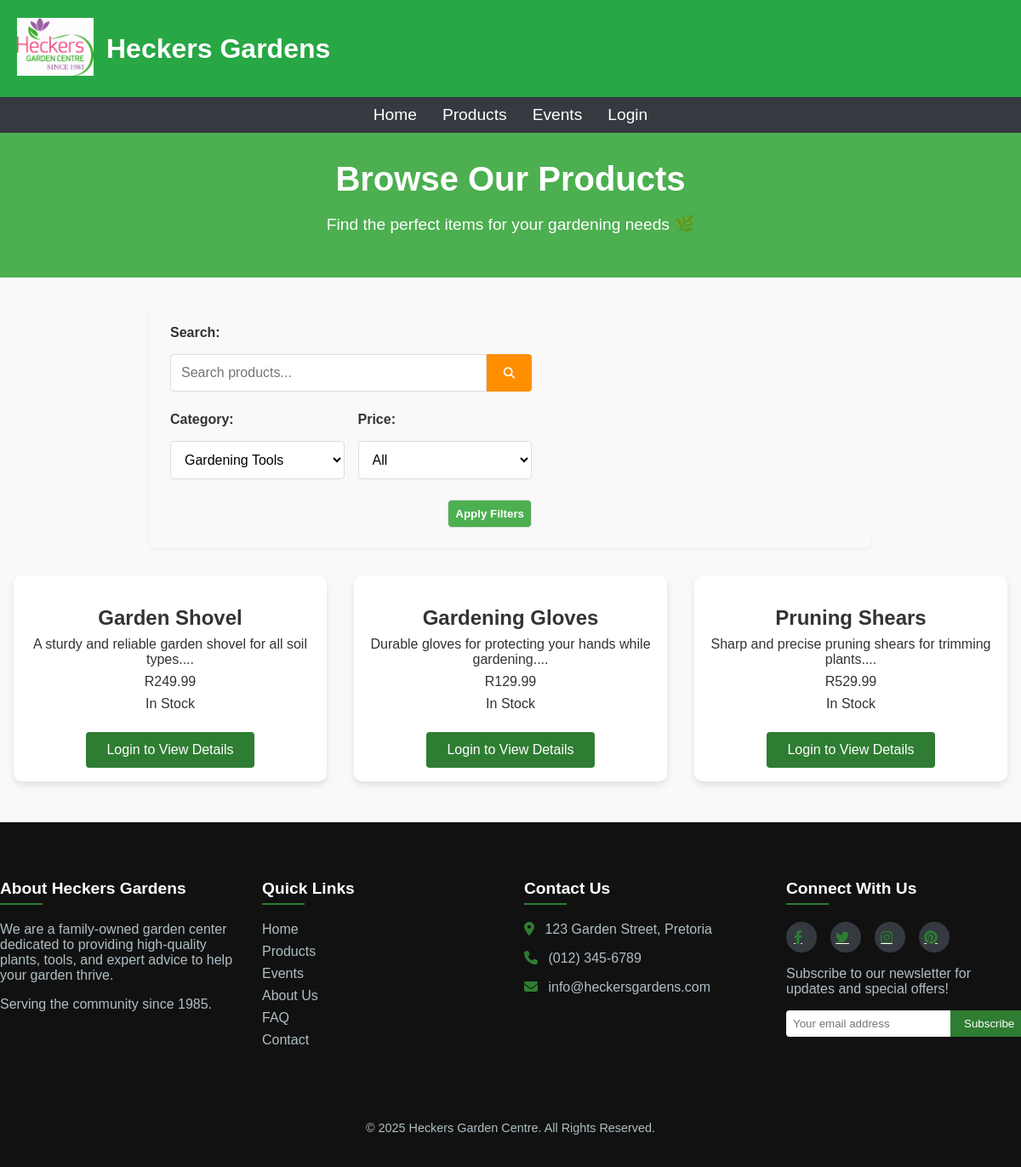
Screenshot of /views/products.php?category=1 with the database file from the repository.
### tables this page shows
CREATE TABLE `product_description` (
  `description_id` int(11) NOT NULL,
  `product_id` int(11) NOT NULL,
  `detailed_description` text DEFAULT NULL,
  `image_url` varchar(255) DEFAULT NULL,
  `additional_info` text DEFAULT NULL,
  `created_at` datetime DEFAULT current_timestamp()
);

CREATE TABLE `products` (
  `product_id` int(11) NOT NULL,
  `name` varchar(255) NOT NULL,
  `description` text DEFAULT NULL,
  `price` decimal(10,2) NOT NULL,
  `stock` int(11) DEFAULT 0,
  `category_id` int(11) DEFAULT NULL,
  `created_at` timestamp NOT NULL DEFAULT current_timestamp()
);

### views/products.php (the view, shortened to what this page needs)
<?php
include '../includes/header.php';
include_once '../database/db_connect.php';
?>
<?php
$category_query = "SELECT category_id, name FROM categories";
$category_result = $conn->query($category_query);
$category_filter = isset($_GET['category']) ? $_GET['category'] : '';
$search_query = isset($_GET['search']) ? $_GET['search'] : '';
$sql = "SELECT p.product_id, p.name, p.description, p.price, p.stock, d.image_url
        FROM products p
        LEFT JOIN product_description d ON p.product_id = d.product_id";
$filters = [];
if ($category_filter) {
    $filters[] = "p.category_id = '" . $conn->real_escape_string($category_filter) . "'";
}
if (count($filters) > 0) {
    $sql .= " WHERE " . implode(' AND ', $filters);
}
$result = $conn->query($sql);
?>
<!DOCTYPE html>
<html lang="en">
<head>
    <link rel="stylesheet" href="../assets/css/products.css">
    <link rel="stylesheet" href="https://cdnjs.cloudflare.com/ajax/libs/font-awesome/6.4.0/css/all.min.css">
</head>
<body>
    <main>
        <section class="page-header">
            <h1>Browse Our Products</h1>
            <p>Find the perfect items for your gardening needs 🌿</p>
        </section>
        <div class="filter-box container">
            <form method="GET" action="products.php" class="filter-container">
                <div class="search-section">
                    <label for="search">Search:</label>
                    <div class="search-input-group">
                        <input type="text" id="search" name="search" placeholder="Search products..." value="<?php echo htmlspecialchars($search_query); ?>">
                        <button type="submit" aria-label="Search"><i class="fas fa-search"></i></button>
                    </div>
                </div>
                <div class="filter-section">
                    <div class="filter-row">
                        <div class="filter-group">
                            <label for="category">Category:</label>
                            <select name="category" id="category">
                                <?php if ($category_result->num_rows > 0): ?>
                                    <?php while ($row = $category_result->fetch_assoc()): ?>
                                        <option value="<?php echo $row['category_id']; ?>" <?php echo $category_filter == $row['category_id'] ? 'selected' : ''; ?>>
                                            <?php echo $row['name']; ?>
                                        </option>
                                    <?php endwhile; ?>
                                <?php endif; ?>
                            </select>
                        </div>
                        <div class="filter-group">
                            <label for="price">Price:</label>
                            <select name="price" id="price">
                                <option value="">All</option>
                            </select>
                        </div>
                    </div>
                    <div class="filter-actions">
                        <button type="submit" class="btn">Apply Filters</button>
                    </div>
                </div>
            </form>
        </div>
        <div class="products-container container">
            <?php if ($result->num_rows > 0): ?>
                <?php while ($row = $result->fetch_assoc()): ?>
                    <div class="product-card">
                        <div class="product-info">
                            <h2><?php echo $row['name']; ?></h2>
                            <p class="description"><?php echo substr($row['description'], 0, 100) . '...'; ?></p>
                            <p class="price">R<?php echo number_format($row['price'], 2); ?></p>
                            <p class="stock"><?php echo $row['stock'] > 0 ? "In Stock" : "Out of Stock"; ?></p>
                        </div>
                        <?php if(isset($_SESSION['user_id'])): ?>
                        <a href="product_details.php?product_id=<?php echo $row['product_id']; ?>" class="btn view-details">View Details</a>
                        <?php else: ?>
                        <a href="login.php" class="btn view-details">Login to View Details</a>
                        <?php endif; ?>
                    </div>
                <?php endwhile; ?>
            <?php else: ?>
                <p>No products match your filters.</p>
            <?php endif; ?>
        </div>
    </main>
    <?php include '../includes/footer.php';  ?>
</body>
</html>

### assets/css/products.css (style rules this page uses)
body { font-family: 'Arial', sans-serif; background-color: #f9f9f9; margin: 0; padding: 0; color: #333; }
.page-header { text-align: center; padding: 2rem 1rem; background: #4caf50; color: #fff; }
.page-header h1 { font-size: 2.5rem; }
.page-header p { font-size: 1.2rem; }
.filter-box { background: #fff; padding: 1rem; border-radius: 10px; margin: 2rem auto; max-width: 800px; display: flex; gap: 1rem; flex-wrap: wrap; justify-content: space-between; box-shadow: 0 4px 8px rgba(0, 0, 0, 0.1); }
.filter-group { flex: 1 1 45%; display: flex; flex-direction: column; }
.filter-box label { font-weight: bold; margin-bottom: 0.5rem; }
.filter-box select, .filter-box .btn { padding: 0.5rem; border: 1px solid #ddd; border-radius: 5px; }
.filter-box .btn { background: #4caf50; color: #fff; cursor: pointer; font-weight: bold; transition: background 0.3s ease; }
.products-container { display: grid; grid-template-columns: repeat(auto-fit, minmax(300px, 1fr)); gap: 2rem; max-width: 1200px; margin: 2rem auto; padding: 0 1rem; }
.product-card { background: #fff; border-radius: 10px; overflow: hidden; box-shadow: 0 4px 8px rgba(0, 0, 0, 0.1); text-align: center; padding: 1rem; transition: transform 0.3s ease, box-shadow 0.3s ease; }
.product-info h2 { font-size: 1.5rem; margin-bottom: 0.5rem; }
.product-info p { margin: 0.5rem 0; }
.view-details { display: inline-block; background: #4caf50; color: #fff; padding: 0.5rem 1.5rem; text-decoration: none; border-radius: 5px; font-size: 1rem; margin-top: 1rem; transition: background 0.3s ease; }

### includes/header.php (style rules this page uses)
body { font-family: 'Arial', sans-serif; margin: 0; padding: 0; background-color: #f8f9fa; color: #333; }
h1 { font-size: 2rem; margin: 0; color: white; }

### views/products.php (style rules this page uses)
.filter-box { background-color: #f9f9f9; padding: 1.5rem; border-radius: 8px; margin-bottom: 2rem; box-shadow: 0 2px 4px rgba(0,0,0,0.05); }
.filter-container { display: flex; flex-direction: column; gap: 1.5rem; }
.search-section { display: flex; flex-direction: column; gap: 0.5rem; }
.search-section label { font-weight: 600; font-size: 1rem; color: #333; }
.search-input-group { display: flex; width: 100%; }
.search-input-group input { flex: 1; padding: 0.75rem; border: 1px solid #ddd; border-radius: 4px 0 0 4px; font-size: 1rem; }
.search-input-group button { background-color: #ff8f00; color: white; border: none; padding: 0 1.25rem; border-radius: 0 4px 4px 0; cursor: pointer; font-weight: 500; transition: background-color 0.3s ease; display: flex; align-items: center; justify-content: center; }
.filter-section { display: flex; flex-direction: column; gap: 0.5rem; }
.filter-section label { font-weight: 600; font-size: 1rem; color: #333; }
.filter-row { display: flex; flex-wrap: wrap; gap: 1rem; align-items: center; }
.filter-group { flex: 1; min-width: 200px; display: flex; flex-direction: column; gap: 0.5rem; }
.filter-group select { padding: 0.75rem; border: 1px solid #ddd; border-radius: 4px; font-size: 1rem; background-color: white; }
.filter-actions { display: flex; justify-content: flex-end; margin-top: 1rem; }
.btn { background-color: #2e7d32; color: white; border: none; padding: 0.75rem 1.5rem; border-radius: 4px; cursor: pointer; font-weight: 500; transition: background-color 0.3s ease; }

### rows the page displays
product_description: product.name "Garden Shovel", product.description "A sturdy and reliable garden shovel for all soil types.", product.price "249.99"
product_description: product.name "Gardening Gloves", product.description "Durable gloves for protecting your hands while gardening.", product.price "129.99"
product_description: product.name "Pruning Shears", product.description "Sharp and precise pruning shears for trimming plants.", product.price "529.99"

### other values shown
form field category "Gardening Tools"
